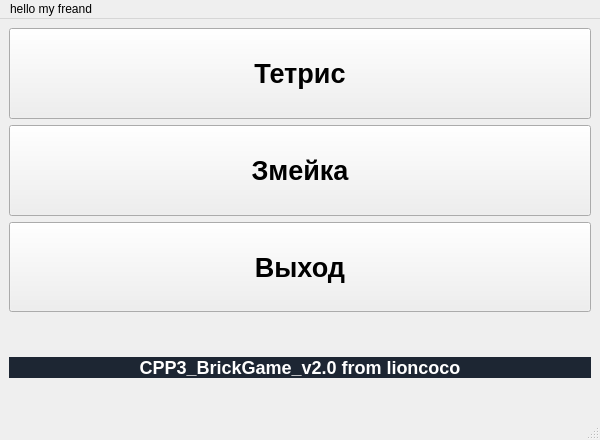
<?xml version="1.0" encoding="UTF-8"?>
<ui version="4.0">
 <class>MainWindow</class>
 <widget class="QMainWindow" name="MainWindow">
  <property name="geometry">
   <rect>
    <x>0</x>
    <y>0</y>
    <width>600</width>
    <height>440</height>
   </rect>
  </property>
  <property name="windowTitle">
   <string>MainWindow</string>
  </property>
  <widget class="QWidget" name="centralwidget">
   <layout class="QVBoxLayout" name="verticalLayout">
    <item>
     <widget class="QPushButton" name="tetrisButton">
      <property name="sizePolicy">
       <sizepolicy hsizetype="Preferred" vsizetype="Preferred">
        <horstretch>0</horstretch>
        <verstretch>0</verstretch>
       </sizepolicy>
      </property>
      <property name="font">
       <font>
        <pointsize>20</pointsize>
        <bold>true</bold>
       </font>
      </property>
      <property name="text">
       <string>Тетрис</string>
      </property>
     </widget>
    </item>
    <item>
     <widget class="QPushButton" name="snakeButton">
      <property name="sizePolicy">
       <sizepolicy hsizetype="Preferred" vsizetype="Preferred">
        <horstretch>0</horstretch>
        <verstretch>0</verstretch>
       </sizepolicy>
      </property>
      <property name="font">
       <font>
        <pointsize>20</pointsize>
        <bold>true</bold>
       </font>
      </property>
      <property name="text">
       <string>Змейка</string>
      </property>
     </widget>
    </item>
    <item>
     <widget class="QPushButton" name="exitButton">
      <property name="sizePolicy">
       <sizepolicy hsizetype="Preferred" vsizetype="Preferred">
        <horstretch>0</horstretch>
        <verstretch>0</verstretch>
       </sizepolicy>
      </property>
      <property name="font">
       <font>
        <pointsize>20</pointsize>
        <bold>true</bold>
       </font>
      </property>
      <property name="text">
       <string>Выход</string>
      </property>
     </widget>
    </item>
    <item>
     <widget class="QLabel" name="labelTitle">
      <property name="text">
       <string>&lt;html&gt;&lt;head/&gt;&lt;body&gt;&lt;h2 align=&quot;center&quot; style=&quot; margin-top:0px; margin-bottom:0px; margin-left:0px; margin-right:0px; -qt-block-indent:0; text-indent:0px; line-height:30px; background-color:#1d2633;&quot;&gt;&lt;span style=&quot; font-family:'SB Sans Display','Helvetica','sans-serif'; font-size:x-large; font-weight:800; color:#ffffff; background-color:#1d2633;&quot;&gt;CPP3_BrickGame_v2.0 from lioncoco&lt;/span&gt;&lt;/h2&gt;&lt;/body&gt;&lt;/html&gt;</string>
      </property>
     </widget>
    </item>
   </layout>
  </widget>
  <widget class="QMenuBar" name="menubar">
   <property name="geometry">
    <rect>
     <x>0</x>
     <y>0</y>
     <width>587</width>
     <height>26</height>
    </rect>
   </property>
   <widget class="QMenu" name="menuhello_my_freand">
    <property name="title">
     <string>hello my freand</string>
    </property>
   </widget>
   <addaction name="menuhello_my_freand"/>
  </widget>
  <widget class="QStatusBar" name="statusbar"/>
 </widget>
 <resources/>
 <connections/>
</ui>
